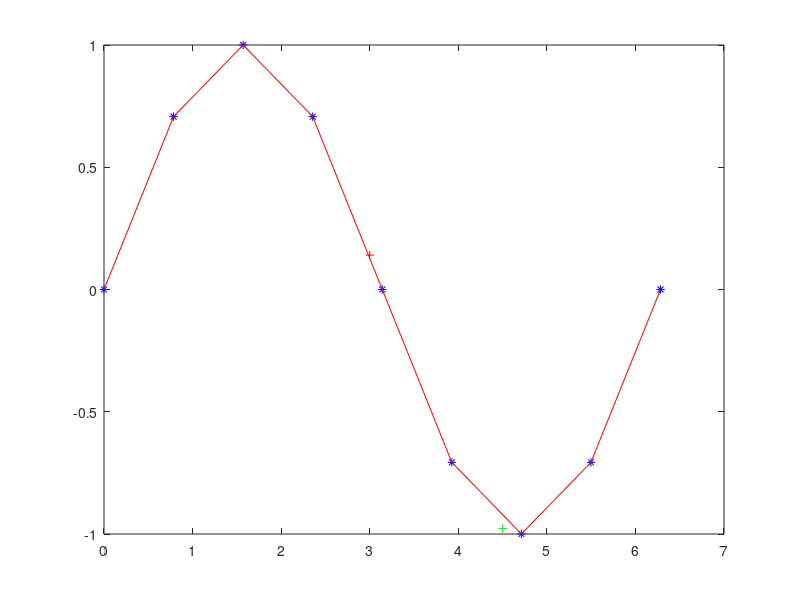

MATLAB code for this plot:
% ©2021 HP.
clc;
clear;
clf;


x = [0.00000 0.78540  1.57080 2.35619 3.14159  3.92699  4.71239  5.49779  6.28319]
y = [0.00000 0.70711 1.00000 0.70711  0.00000  -0.70711  -1.00000  -0.70711  0.00000]

%pkg load optim

x1 = 3
x2 = 4.5

% method = 'nearest'
% method = 'cubic'
method = 'spline'

%y1 = interp1(x, y, x1)
%y2 = interp1(x, y, x2)

y1 = interp1(x, y, x1, method)
y2 = interp1(x, y, x2, method)
plot(x, y, 'b*',x, y, 'r-', x1, y1, 'r+', x2, y2, 'g+')
